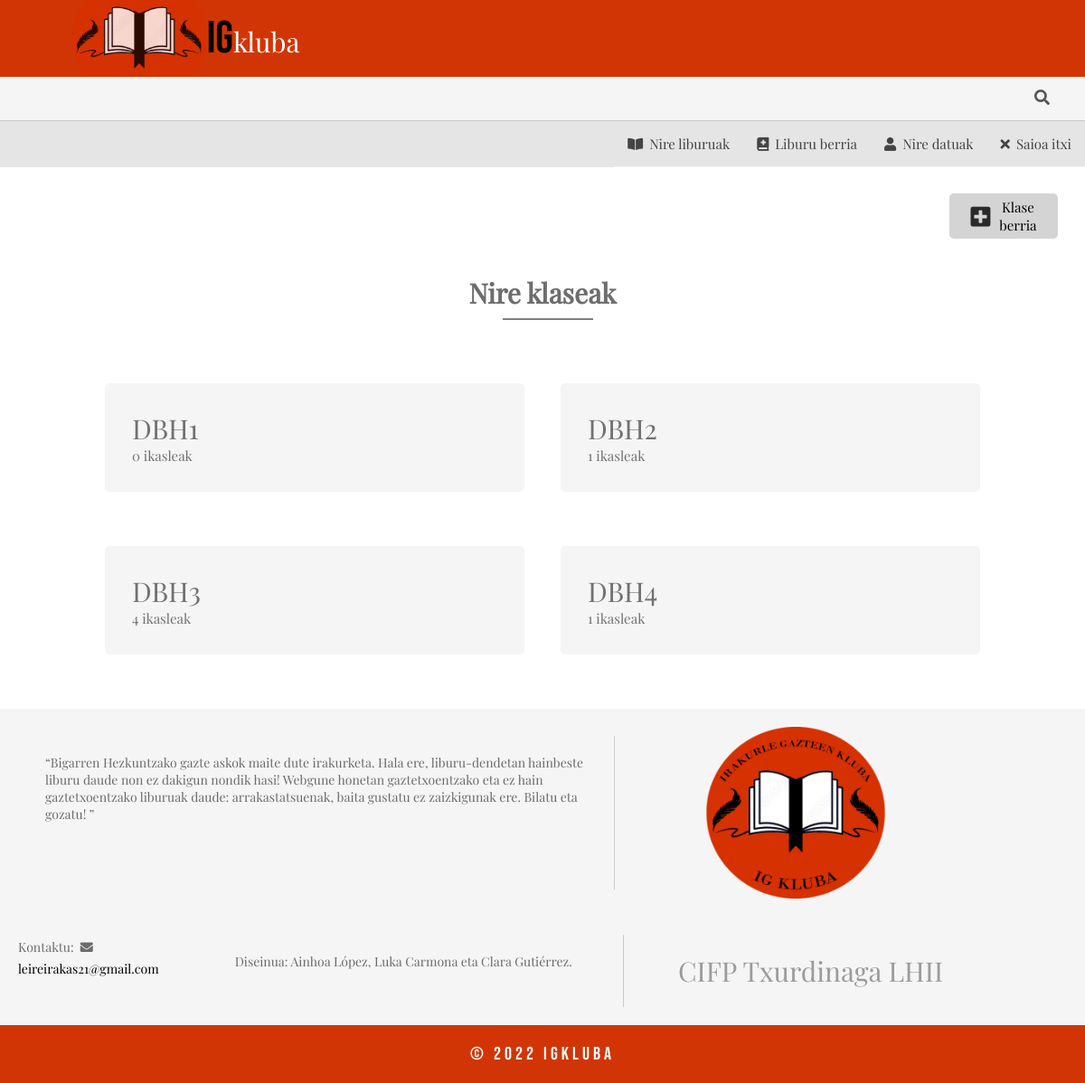
Page /mis_clases.php (signed in) on the committed database.
### tables this page shows
CREATE TABLE clase (
  id_nivel int(11) NOT NULL AUTO_INCREMENT,
  fecha_limite date NOT NULL,
  nivel varchar(30) NOT NULL,
  PRIMARY KEY (id_nivel)
);

### mis_clases.php (the view, shortened to what this page needs)
<?php include('database/conexion.php');
?>
<!DOCTYPE html>
<html lang="en">
<head>
    <link rel="stylesheet" href="https://cdnjs.cloudflare.com/ajax/libs/font-awesome/5.14.0/css/all.min.css">
    <link rel="stylesheet" href="css/estilos.css">
    <link rel="stylesheet" href="css/estiloPopUp.css">
</head>
<body>
    <?php include('cabecera.php'); ?>
    <main id="contenido-mislibros">
        <div id="btn-clase-nueva">
            <div id='enlace-clase-nueva'>
                <i class="fas fa-plus-square"></i>
                <p><span>Klase </span><span>berria</span></p>
            </div>
        </div>
        <div class="titulo-misclases">
            <h2>Nire klaseak</h2>
        </div>
        <div class="todas-mis-clases">
            <?php
            $misClases = $miPDO->prepare('SELECT * FROM clase');
            $misClases->execute();
            $clases = $misClases->fetchAll();
            foreach ($clases as $posicion => $clase) {
                $clasesAlumnos = $miPDO->prepare('SELECT COUNT(id_nivel) AS num_alumnos FROM usuarios WHERE id_nivel=:id_nivel');
                $clasesAlumnos->execute(
                    [
                        'id_nivel' => $clase['id_nivel']
                    ]
                );
                $alumnos = $clasesAlumnos->fetch();
            ?>
                <div class='caja-clase'>
                    <div class='caja-info-clase'>
                        <div class='caja-Nombre'>
                            <p class='nombre_clase'></i><span> <?php echo ($clase['nivel']) ?> </span></p>
                        </div>
                        <div class='caja-alumnos'>
                            <p class='numero_alumnos'> <?php echo ($alumnos['num_alumnos']) ?> <span> ikasleak</span></p>
                        </div>
                    </div>
                </div>
            <?php
            }
            ?>
        </div>
    </main>
    <?php include('pie-pagina.php'); ?>
</body>
</html>

### css/estilos.css (style rules this page uses)
* { margin: 0; padding: 0; box-sizing: border-box; }
html { font-size: 0.625em; }
body { font-size: 1.5rem; }
#btn-clase-nueva { width: 100%; display: flex; justify-content: flex-end; align-items: center; }
#enlace-clase-nueva { width: 120px; background-color: rgb(212, 212, 212); padding: 5px; margin-top: 30px; margin-right: 30px; border-radius: 5px; text-align: center; display: flex; justify-content: center; align-items: center; }
#enlace-clase-nueva { color: black; text-decoration: none; font-family: "Playfair"; }
#enlace-clase-nueva p { display: flex; flex-direction: column; justify-content: center; }
.fa-plus-square { color: rgb(41, 41, 41); margin-right: 10px; font-size: 2.5rem; }
.titulo-misclases { display: flex; justify-content: center; }
.titulo-misclases h2 { font-size: 3rem; font-family: "Playfair"; color: #6d6d6d; padding: 10px; margin: 30px 0; margin-bottom: 20px; position: relative; width: auto; }
.titulo-misclases h2::after { content: ""; display: flex; position: absolute; bottom: 0; left: 26%; width: 100px; border-bottom: 2px solid grey; }
.caja-info-clase { background-color: #f5f5f5; border-radius: 5px; padding: 30px; max-width: 700px; font-family: "Playfair"; width: 100%; margin: 10px 0; }
.caja-clase { width: 100%; }
.caja-Nombre p { font-size: 3rem; color: #717171; }
.caja-alumnos { font-size: 1.5rem; color: #717171; }
.todas-mis-clases { display: flex; flex-wrap: wrap; justify-content: flex-start; margin: 20px; }
@media (min-width: 850px) { #contenido-mislibros { margin-top: 50px; } }
@media (min-width: 850px) { .caja-clase { width: 40%; margin: 20px; } }
@media (min-width: 850px) { .todas-mis-clases { justify-content: center; } }

### rows in the picture
clase: nivel "DBH1", num_alumnos "0"
clase: nivel "DBH2", num_alumnos "1"
clase: nivel "DBH3", num_alumnos "4"
clase: nivel "DBH4", num_alumnos "1"
